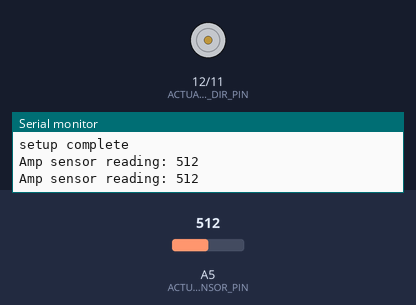
Simulated run of this sketch. Board: Arduino Uno, built with avr-gcc and run on an emulated ATmega328P. Parts: direction and speed pins drawn as motors (green arrow = direction pin HIGH = forward, orange = LOW = backward, longer = more drive), the last lines printed to the serial monitor. The inputs (shaded band) are chosen by the test bench; at power-on: A5 (ACTUATOR_AMP_SENSOR_PIN) = 512.

Above: at 1.2 s.
1.3 s: A5 (ACTUATOR_AMP_SENSOR_PIN) set to 531
At 2.9 s:
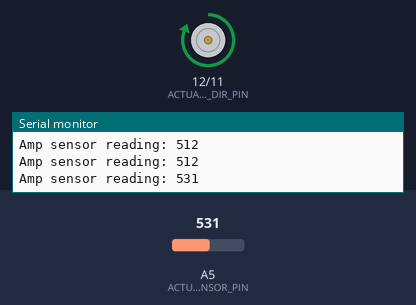
4.8 s: A5 (ACTUATOR_AMP_SENSOR_PIN) set to 511
At 6.15 s:
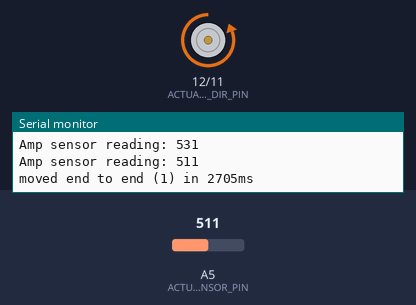
Timing chart, 0 to 7.8 s (numbered marks = the images above; inputs shaded):
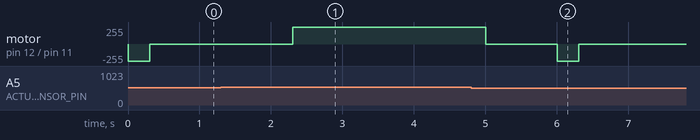

The sketch:

calibrateActuatorStops.ino
```cpp
/*
  Every few minutes, move the actuator through it's full range of motion and report time,
  limit detection and other useful diagnostic info

  Tested on Arduino Uno with Cytron MD10 10A motor shield driving a Figerelli 30"/400lb
  actuator.

  The larger actuators have built in limits that stop the motor, but no way of telling
  the controller that the actuator is at it's limit.   Using an ACS712 hall effect sensor
  module connected to the ACTUATOR_AMP_SENSOR_PIN, we detect when the actuator should be
  moving but the motor is not drawing any power.

*/

#include <Arduino.h>

#define ACTUATOR_AMP_SENSOR_PIN A5
#define ACTUATOR_PWM_PIN 11
#define ACTUATOR_DIR_PIN 12

// MAX speed is 255 - this is the value that gets written to the ACTUATOR_PWM_PIN
#define ACTUATOR_SPEED  255

// when the amp sensor analog value is between these, it is considered to be at rest (no
// current being drawn.
#define ZEROAMP_RANGE_LOW 505
#define ZEROAMP_RANGE_HIGH 520


// limited to 255 char strings
void serialPrintf(char const *format, ...) {
  char buffer[255];
  va_list args;
  va_start(args, format);
  vsprintf(buffer, format, args);
  va_end(args);
  Serial.println(buffer);
}


boolean isActuatorMoving() {
  int val = analogRead(ACTUATOR_AMP_SENSOR_PIN);
  serialPrintf("Amp sensor reading: %d", val);
  return val < ZEROAMP_RANGE_LOW || val > ZEROAMP_RANGE_HIGH;
}

void moveActuator(int direction, int speed=ACTUATOR_SPEED) {
  // serialPrintf("moving actuator direction=%d, speed=%d", direction, speed);
  analogWrite(ACTUATOR_PWM_PIN, speed);
  digitalWrite(ACTUATOR_DIR_PIN, direction);
  delay(200);
}

void stopActuator() {
  analogWrite(ACTUATOR_PWM_PIN, 0);
}

void someBogusMethod() {
  /* just testing to see what atom does with this and how the git integration works */

}

// returns the number of milleseconds taken
unsigned long moveActuatorToEnd(int direction) {
  long startMs = millis();
  moveActuator(direction);
  delay(100);
  //while (millis() - startMs < 2000) {
  //  delay(1);
  //}
  while (isActuatorMoving()){
    delay(300);  // slight delay between sampling the ACS712 module is recommended
  }
  stopActuator();
  long endMs = millis();
  return endMs - startMs;
}

// the setup routine runs once when you press reset:
void setup() {
  // initialize serial communication at 9600 bits per second:
  Serial.begin(9600);

  pinMode(ACTUATOR_PWM_PIN, OUTPUT);
  pinMode(ACTUATOR_DIR_PIN, OUTPUT);

  pinMode(ACTUATOR_AMP_SENSOR_PIN, INPUT);

  serialPrintf("setup complete");

}

// the loop routine runs over and over again forever:
void loop() {
  int currentDirection = 0;

  if (isActuatorMoving()) {
    serialPrintf("FAILURE: sensing movement on actuator when it should not be");
    delay(250);
    return;
  }
  // start at one end it should already be at an end unless the actuator started the loop
  // in the middle.   We could test that it takes less than n time to the first end on
  // second and subsequent iterations of loop()
  moveActuatorToEnd(currentDirection);
  delay(2000);

  for( int i = 0; i < 2; i++ ){
    currentDirection = (currentDirection + 1) % 2;   // 0 -> 1, 1 -> 0
    long ttm = moveActuatorToEnd(currentDirection);
    serialPrintf("moved end to end (%d) in %ldms", currentDirection, ttm);
    delay(1000);
  }

  delay(10000);

}
```

Measured:
- the behaviour switches between 520 and 521 on A5 (ACTUATOR_AMP_SENSOR_PIN) (found by bisection; images 0 and 1)
- after the input at 1.3 s, motor on pin 12 (ACTUATOR_DIR_PIN) / pin 11 (ACTUATOR_PWM_PIN): goes on until 2.3 s, then stays forward 255/255
- after the input at 4.8 s, motor on pin 12 (ACTUATOR_DIR_PIN) / pin 11 (ACTUATOR_PWM_PIN): forward 255/255 → stopped after 0.21 s, → backward 255/255 1.0 s later, → stopped 0.30 s later
